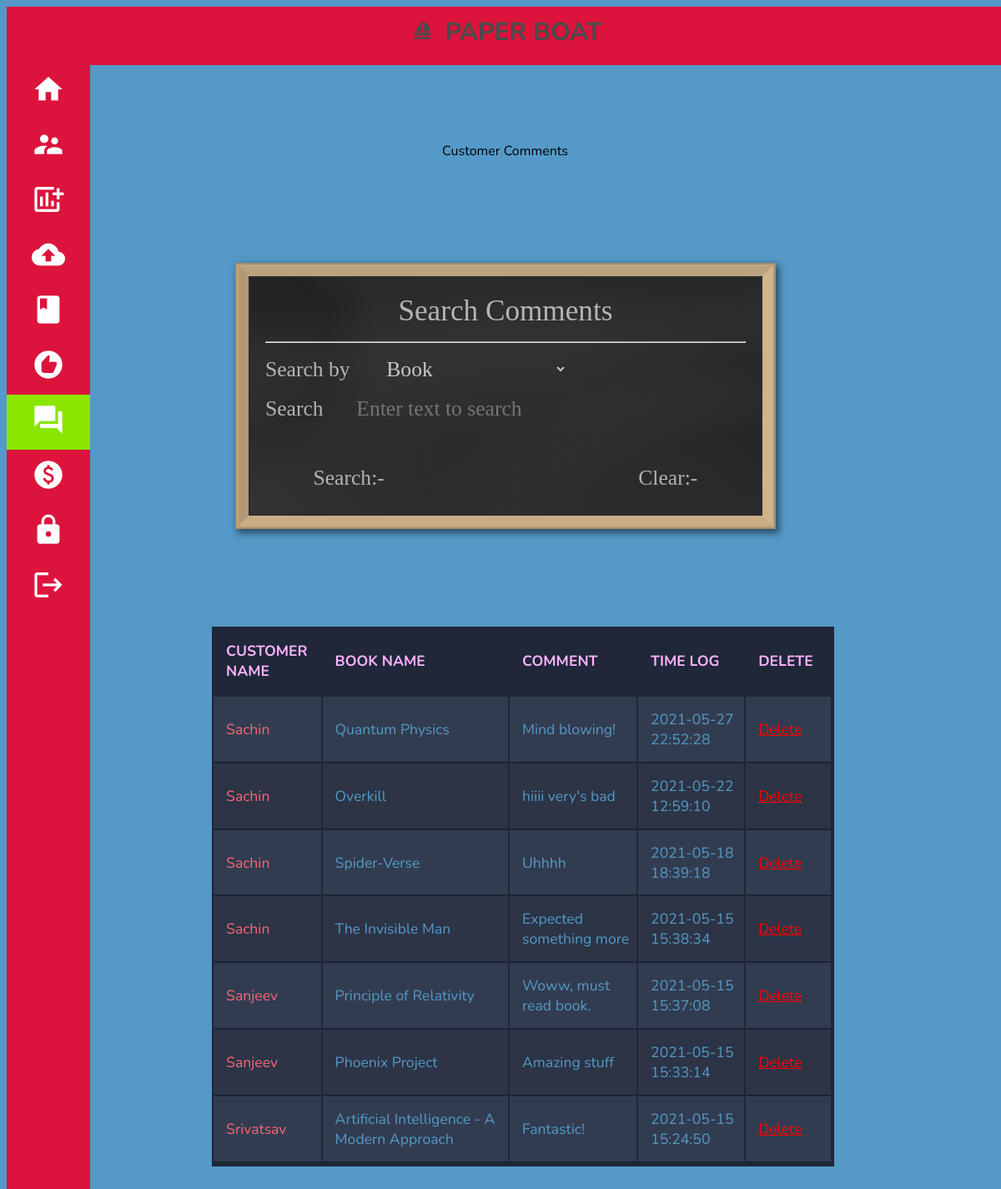
Page /admin/comment.php (signed in) on the committed database.
### tables this page shows
CREATE TABLE `comment` (
  `com_id` int(11) NOT NULL,
  `cus_id` int(11) NOT NULL,
  `bid` int(11) NOT NULL,
  `comment` varchar(250) NOT NULL,
  `logs` datetime NOT NULL
);

CREATE TABLE `customer` (
  `cus_id` int(11) NOT NULL,
  `cus_name` varchar(250) NOT NULL,
  `cus_image` varchar(250) NOT NULL,
  `cus_mail` varchar(250) NOT NULL,
  `cus_pass` varchar(250) NOT NULL
);

CREATE TABLE `book` (
  `bid` int(11) NOT NULL,
  `bname` varchar(250) NOT NULL,
  `author` varchar(250) NOT NULL,
  `bimage` varchar(250) NOT NULL,
  `bfile` varchar(250) NOT NULL,
  `keywords` varchar(250) NOT NULL,
  `cat_id` int(11) NOT NULL,
  `price` int(11) NOT NULL
);

### admin/comment.php (the view, shortened to what this page needs)
<?php
    include("header.php");
?>
<!DOCTYPE html>
<html>
<head>
    <link rel="stylesheet" type="text/css" href="../css/tables.css">
    <link rel="stylesheet" type="text/css" href="../css/font.scss">
</head>
<body>
<div class="patterns" style="margin-right: 10%">
  <svg width="100%" height="50%">
    <rect x="0" y="0" width="100%" height="100%" fill="url(#polka-dots)"> </rect>
 <text x="50%" y="60%"  text-anchor="middle"  >
   Customer Comments
 </text>
 </svg>
</div>
<form action="<?php echo $_SERVER["PHP_SELF"];?>" method = "post">
  <div style="margin-right: 10%;">
  <div class="blackboard">
      <div class="form">
    <hr>
    <p>
    <label for="searchby">Search by&emsp;</label>
    <select name="searchby">
        <option value="book.bname">Book</option>
    </select></p>
    <p>
    <label for="name">Search&emsp;</label>
    <input type="text" name="name" placeholder="Enter text to search" />
    </p><br>
    <p class="wipeout">
    <span style="float: left; margin-left: 10%">
      <input type="submit" name="search" value="Search:-"/>
      </span>
      <span style="float: right; margin-right: 10%">
      <input type="submit" value="Clear:-" />
      </span><br>
    </p>
    </div></div>
  </div>
</form>
<br>
<?php
    if (!isset($_POST['search'])) {
        $sql="SELECT customer.cus_name, book.bname, comment.*
        from comment inner join customer on customer.cus_id=comment.cus_id
        inner join book on book.bid=comment.bid
        order by comment.com_id DESC;";
    }
    else {
        $_POST['name'] = addslashes($_POST['name']);
        $sql = "SELECT customer.cus_name, book.bname, comment.*
        from comment inner join customer on customer.cus_id=comment.cus_id
        inner join book on book.bid=comment.bid where {$_POST['searchby']} LIKE '%{$_POST['name']}%'
        order by comment.com_id DESC;";
    }
    $res=$db->query($sql);
    if($res->num_rows>0)
    {
        echo "
        <div>
        <table class='container' style='margin-left: 12%; background-color:#1F2739;'>
            <thead>
            <tr>
                <th>CUSTOMER NAME</th>
                <th>BOOK NAME</th>
                <th>COMMENT</th>
                <th>TIME LOG</th>
                <th>DELETE&emsp;&emsp;</th>
            </tr>
            </thead>
            <tbody>
        ";
        while($rows=$res->fetch_assoc())
        {
            echo"
                <tr>
                    <td>{$rows["cus_name"]}</td>
                    <td>{$rows["bname"]}</td>
                    <td>{$rows["comment"]}</td>
                    <td>{$rows["logs"]}</td>
                    <td><a style='color: red' href='comment.php?id={$rows['com_id']}'>Delete</a></td>
                </tr>
            ";
        }
        echo"
        </tbody>
        </table>
        </div>
        ";
    }
    else
    {
        echo "<p style='color: red'>No comments</p>";
    }
?>
</div>
</body>
</html>

### admin/header.php (shortened to what this page needs)
<!DOCTYPE html>
<html lang="en">
<head>
  <link rel="stylesheet" type="text/css" href="../css/cat_card.css">
  <link rel="stylesheet" type="text/css" href="../css/font.scss">
</head>
<body>
<div class="header">
  <div class="shimmer">
  <b style="font-size: 30px; line-height: 30px;"><span class="material-icons">sailing</span>&ensp;PAPER BOAT</b>
  </div>
</div>
<div class="sidebar">
<nav class="navi">
  <ul style="margin-top: 0%; padding: 0; list-style-type: none;">
    <li id="home" onclick="location.replace('index.php')"><span class="material-icons md-40 md-light">home</span></li>
    <li id="customers" onclick="location.replace('cust_det.php')"><span class="material-icons md-40 md-light">supervisor_account</span></li>
    <li id="category" onclick="location.replace('category.php')"><span class="material-icons md-40 md-light">add_chart</span></li>
    <li id="upload" onclick="location.replace('upload_books.php')"><span class="material-icons md-40 md-light">backup</span></li>
    <li id="books" onclick="location.replace('view_books.php')"><span class="material-icons md-40 md-light">book</span></li>
    <li id="requests" onclick="location.replace('request.php')"><span class="material-icons md-40 md-light">recommend</span></li>
    <li id="comments" onclick="location.replace('comment.php')"><span class="material-icons md-40 md-light">question_answer</span></li>
    <li id="transactions" onclick="location.replace('transaction.php')"><span class="material-icons md-40 md-light">paid</span></li>
    <li id="pwd" onclick="location.replace('adminpwd.php')"><span class="material-icons md-40 md-light">lock</span></li>
    <li onclick="location.replace('../logout.php')"><span class="material-icons md-40 md-light">logout</span></li>
  </ul>
</nav>
</div>
<div class="within">
<br><br><br><br>

### css/cat_card.css (style rules this page uses)
html { font-family: sans-serif; box-sizing: border-box; }
*, *:before, *:after { box-sizing: inherit; }

### css/tables.css (style rules this page uses)
body { background-color: #5499C7; }
.container th { font-size: 1.1em; font-weight: bold; text-align: left; color: #ffb3ff; }
.container td { font-weight: normal; font-size: 1.1em; -webkit-box-shadow: 0 2px 2px -2px #0E1119; -moz-box-shadow: 0 2px 2px -2px #0E1119; box-shadow: 0 2px 2px -2px #0E1119; color: #5499C7; }
.container { text-align: left; overflow: hidden; width: 70%; margin: 3% 25%; display: table; }
.container td, .container th { padding-bottom: 2%; padding-top: 2%; padding-left:2%; }
.container tr:nth-child(odd) { background-color: #323C50; }
.container tr:nth-child(even) { background-color: #2C3446; }
.container th { background-color: #1F2739; }
.container td:first-child { color: #FB667A; }

### admin/header.php (style rules this page uses)
* { font-family: "Nunito", sans-serif; }
.header { margin-left: 0%; margin-top: 0%; position: fixed; overflow: hidden; z-index: 999; width: 100%; height: 70px; padding:16px; color: white; background-color: crimson; text-align: center; }
.sidebar { margin: 0; padding: 0; width: 100px; height: 100%; float: left; position: fixed; margin-top: 69px; background-color: crimson; }
.sidebar li { display: block; text-decoration: none; }
.within { margin-top: 0%; margin-bottom: 0%; margin-left: 10%; }
.material-icons.md-40 { font-size: 40px; }
.material-icons.md-light { color: rgba(255, 255, 255, 1); }
:after { content: ""; }
nav { float: left; margin-left: 0%; position: relative; background: transparent; height: 100% }
nav ul { text-align: center; }
nav ul li { position: relative; width: 100px; padding: 10px; cursor: pointer; background: crimson; text-transform: uppercase; transition:all .4s ease-out; }
nav ul li:after { position: absolute; background: white; color: crimson; top:0; left: 70px; width: 100px; height: 100%; opacity: 0.0; transform: perspective(400px) rotateX(90deg); transform-origin: 0 100%; transition:all .4s ease-out; }
nav ul li:nth-child(1):after { content: "Home"; line-height: 70px; }
nav ul li:nth-child(2):after { content: "Customer Details"; line-height: 35px; }
nav ul li:nth-child(3):after { content: "Manage Category"; line-height: 35px; }
nav ul li:nth-child(4):after { content: "Upload Books"; line-height: 35px; }
nav ul li:nth-child(5):after { content: "All Books"; line-height: 70px; }
nav ul li:nth-child(6):after { content: "Requests"; line-height: 70px; }
nav ul li:nth-child(7):after { content: "Comments"; line-height: 70px; }
nav ul li:nth-child(8):after { content: "Transactions"; line-height: 70px; font-size: 12px; }
nav ul li:nth-child(9):after { content: "Change Password"; line-height: 35px; }
nav ul li:nth-child(10):after { content: "Logout"; line-height: 70px; }
.shimmer { font-family: lato; color: rgba(105,105,105,0.6); background: -webkit-gradient(linear, left top, right top, from(#222), to(#222), color-stop(0.5, #fff)); background: -moz-gradient(linear, left top, right top, from(#222), to(#222), color-stop(0.5, #fff)); background: gradient(linear, left top, right top, from(#222), to(#222), color-stop(0.5, #fff)); background-size: 125px 100%; -webkit-background-clip: text; -moz-background-clip: text; background-clip: text; animation-name: shimmer; animation-duration: 5s; animation-iteration-count: infinite; background-repeat: no-repeat; background-color: #222; }

### rows in the picture
comment: cus.cus_name "Sachin", bid.bname "Quantum Physics", comment "Mind blowing!", logs "2021-05-27 22:52:28"
comment: cus.cus_name "Sachin", bid.bname "Overkill", comment "hiiii very's bad", logs "2021-05-22 12:59:10"
comment: cus.cus_name "Sachin", bid.bname "Spider-Verse", comment "Uhhhh", logs "2021-05-18 18:39:18"
comment: cus.cus_name "Sachin", bid.bname "The Invisible Man", comment "Expected something more", logs "2021-05-15 15:38:34"
comment: cus.cus_name "Sanjeev", bid.bname "Principle of Relativity", comment "Woww, must read book.", logs "2021-05-15 15:37:08"
comment: cus.cus_name "Sanjeev", bid.bname "Phoenix Project", comment "Amazing stuff", logs "2021-05-15 15:33:14"
comment: cus.cus_name "Srivatsav", bid.bname "Artificial Intelligence - A Modern Approach", comment "Fantastic!", logs "2021-05-15 15:24:50"
